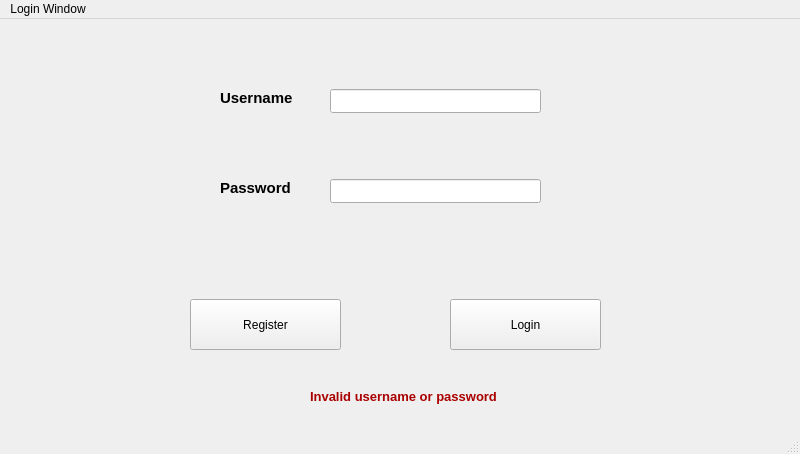
<?xml version="1.0" encoding="UTF-8"?>
<ui version="4.0">
 <class>LoginWindow</class>
 <widget class="QMainWindow" name="LoginWindow">
  <property name="geometry">
   <rect>
    <x>0</x>
    <y>0</y>
    <width>800</width>
    <height>454</height>
   </rect>
  </property>
  <property name="windowTitle">
   <string>LoginWindow</string>
  </property>
  <widget class="QWidget" name="centralwidget">
   <widget class="QLabel" name="label">
    <property name="geometry">
     <rect>
      <x>220</x>
      <y>70</y>
      <width>161</width>
      <height>16</height>
     </rect>
    </property>
    <property name="text">
     <string>&lt;html&gt;&lt;head/&gt;&lt;body&gt;&lt;p&gt;&lt;span style=&quot; font-size:11pt; font-weight:700;&quot;&gt;Username&lt;/span&gt;&lt;/p&gt;&lt;/body&gt;&lt;/html&gt;</string>
    </property>
   </widget>
   <widget class="QLabel" name="label_2">
    <property name="geometry">
     <rect>
      <x>220</x>
      <y>160</y>
      <width>91</width>
      <height>16</height>
     </rect>
    </property>
    <property name="text">
     <string>&lt;html&gt;&lt;head/&gt;&lt;body&gt;&lt;p&gt;&lt;span style=&quot; font-size:11pt; font-weight:700;&quot;&gt;Password&lt;/span&gt;&lt;/p&gt;&lt;/body&gt;&lt;/html&gt;</string>
    </property>
   </widget>
   <widget class="QLineEdit" name="usernameLE">
    <property name="geometry">
     <rect>
      <x>330</x>
      <y>70</y>
      <width>211</width>
      <height>24</height>
     </rect>
    </property>
   </widget>
   <widget class="QLineEdit" name="passwordLE">
    <property name="geometry">
     <rect>
      <x>330</x>
      <y>160</y>
      <width>211</width>
      <height>24</height>
     </rect>
    </property>
   </widget>
   <widget class="QPushButton" name="pushButton">
    <property name="geometry">
     <rect>
      <x>450</x>
      <y>280</y>
      <width>151</width>
      <height>51</height>
     </rect>
    </property>
    <property name="text">
     <string>Login</string>
    </property>
   </widget>
   <widget class="QPushButton" name="pushButton_2">
    <property name="geometry">
     <rect>
      <x>190</x>
      <y>280</y>
      <width>151</width>
      <height>51</height>
     </rect>
    </property>
    <property name="text">
     <string>Register</string>
    </property>
   </widget>
   <widget class="QLabel" name="errorMsg">
    <property name="geometry">
     <rect>
      <x>310</x>
      <y>370</y>
      <width>191</width>
      <height>16</height>
     </rect>
    </property>
    <property name="text">
     <string>&lt;html&gt;&lt;head/&gt;&lt;body&gt;&lt;p&gt;&lt;span style=&quot; font-size:10pt; font-weight:700; color:#aa0000;&quot;&gt;Invalid username or password&lt;/span&gt;&lt;/p&gt;&lt;/body&gt;&lt;/html&gt;</string>
    </property>
   </widget>
  </widget>
  <widget class="QMenuBar" name="menubar">
   <property name="geometry">
    <rect>
     <x>0</x>
     <y>0</y>
     <width>800</width>
     <height>21</height>
    </rect>
   </property>
   <widget class="QMenu" name="menuLogin_Window">
    <property name="title">
     <string>Login Window</string>
    </property>
   </widget>
   <addaction name="menuLogin_Window"/>
  </widget>
  <widget class="QStatusBar" name="statusbar"/>
 </widget>
 <tabstops>
  <tabstop>usernameLE</tabstop>
  <tabstop>passwordLE</tabstop>
  <tabstop>pushButton</tabstop>
  <tabstop>pushButton_2</tabstop>
 </tabstops>
 <resources/>
 <connections/>
</ui>
